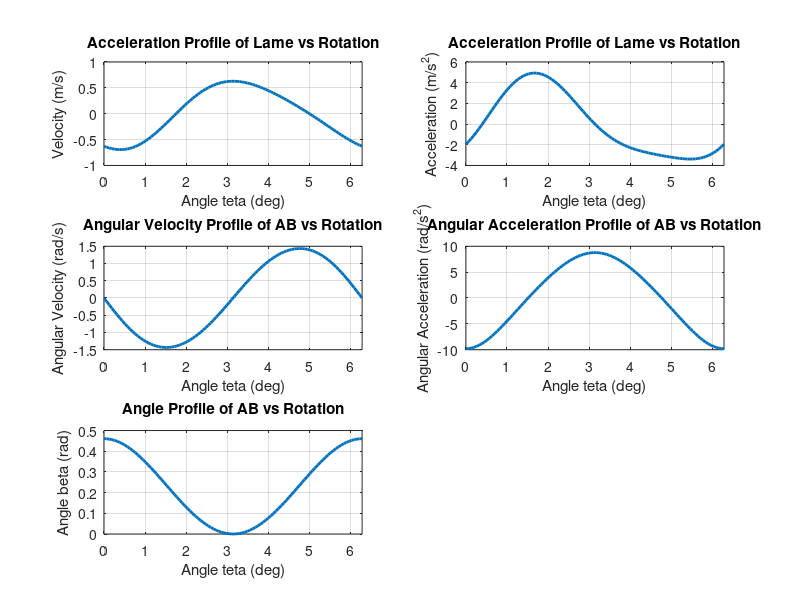

MATLAB code for this plot:
OB = 0.1;
AB = 0.45;
omegaOB = 60 / 60 * 2*pi;
teta = linspace(0, 2*pi, 100);
beta = asin((OB * (1 + cos(teta))) / AB);

omegaAB = (-OB * omegaOB * sin(teta)) ./ (AB * cos(beta));
velLame = (-OB * omegaOB * cos(teta)) + (AB * omegaAB .* sin(beta));
alphaAB = (-OB * omegaOB^2 * cos(teta) + AB * omegaAB.^2 .* sin(beta)) ./ (AB * cos(beta));
accelLinLame = (OB * omegaOB^2 * sin(teta)) + (AB * omegaAB.^2 .* cos(beta)) + (AB * alphaAB .* sin(beta));

% Plot
figure;

% Blade speed subplot
subplot(3, 2, 1);
plot(teta, velLame, 'LineWidth', 2);
grid on;
xlabel('Angle teta (deg)');
ylabel('Velocity (m/s)');
title('Acceleration Profile of Lame vs Rotation');
xlim([0, 2*pi]);

% Angular AB speed subplot
subplot(3, 2, 3);
plot(teta, omegaAB, 'LineWidth', 2);
grid on;
xlabel('Angle teta (deg)');
ylabel('Angular Velocity (rad/s)');
title('Angular Velocity Profile of AB vs Rotation');
xlim([0, 2*pi]);

% Linear blade acceleration subplot
subplot(3, 2, 2);
plot(teta, accelLinLame, 'LineWidth', 2);
grid on;
xlabel('Angle teta (deg)');
ylabel('Acceleration (m/s^2)');
title('Acceleration Profile of Lame vs Rotation');
xlim([0, 2*pi]);

% Angular AB acceleration subplot
subplot(3, 2, 4);
plot(teta, alphaAB, 'LineWidth', 2);
grid on;
xlabel('Angle teta (deg)');
ylabel('Angular Acceleration (rad/s^2)');
title('Angular Acceleration Profile of AB vs Rotation');
xlim([0, 2*pi]);

% AB angle subplot
subplot(3, 2, 5);
plot(teta, beta, 'LineWidth', 2);
grid on;
xlabel('Angle teta (deg)');
ylabel('Angle beta (rad)');
title('Angle Profile of AB vs Rotation');
xlim([0, 2*pi]);
